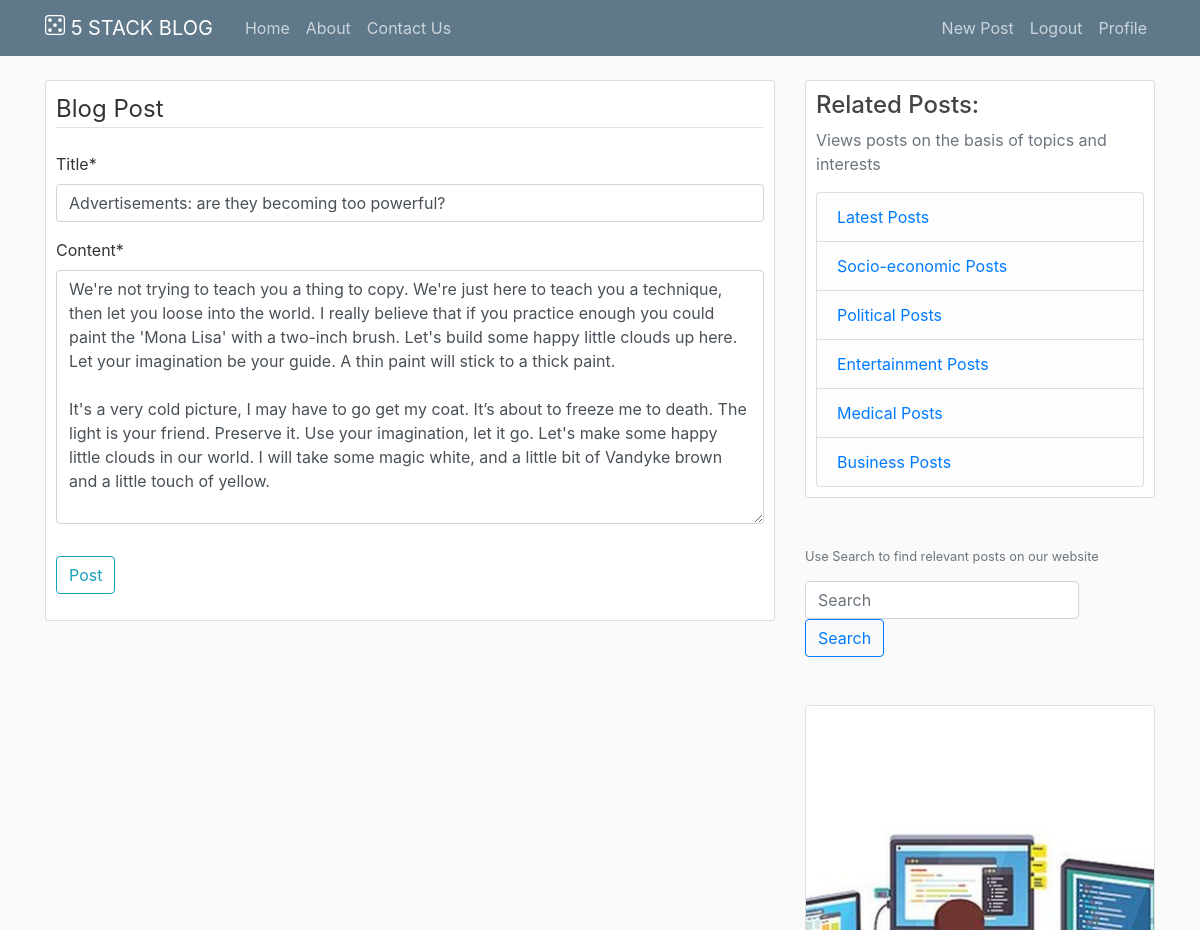
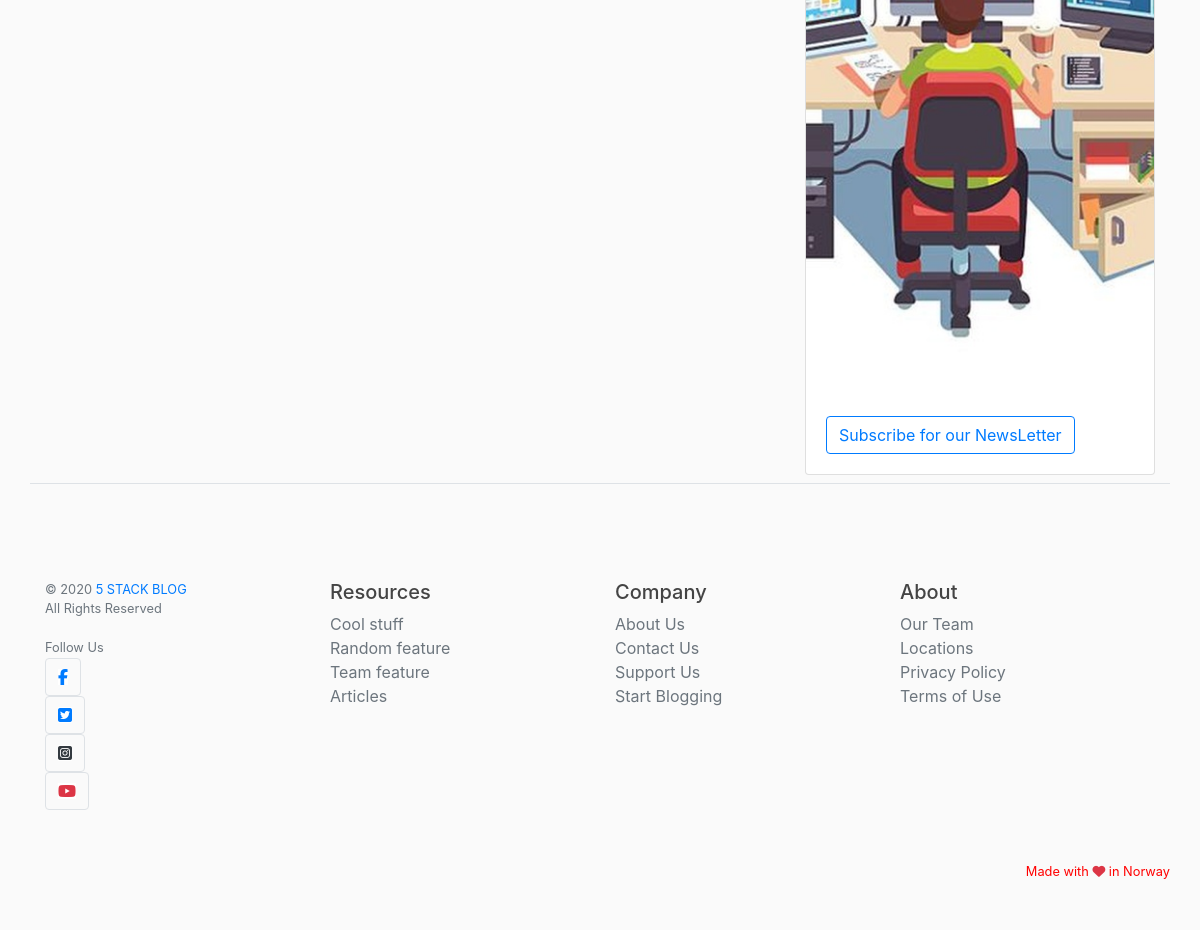
Screenshot of /post/145/update/ (signed in) with the database file from the repository (2 pictures, top to bottom).
### blog/models.py (models this page shows, shortened)
class Post(models.Model):
	title = models.CharField(max_length=100)
	content = models.TextField()
	date_posted = models.DateTimeField(default=timezone.now)
	author = models.ForeignKey(User, on_delete=models.CASCADE)

### blog/views.py (the view, shortened to what this page needs)
# urls.py: path('post/<int:pk>/update/', PostUpdateView.as_view(), name="post-update"),
class PostUpdateView(LoginRequiredMixin, UserPassesTestMixin, UpdateView):
	model=Post
	fields= ['title', 'content']
	def test_func(self):
		post=self.get_object()
		if self.request.user==post.author:
			return True
		return False

### blog/templates/blog/post_form.html (shortened to what this page needs)
{% extends "blog/base.html" %}
{% load crispy_forms_tags %}
{% block content %}
	<div class="content-section">
		<form method="POST">
			<fieldset class="form-group">
				<legend class="border-bottom mb-4">Blog Post</legend>
				{{ form|crispy}}
			</fieldset>
			<div class="form-group">
				<button class="btn btn-outline-info" type="submit">Post</button>
			</div>
		</form>
	</div>
{% endblock content %}

### blog/static/blog/main.css (style rules this page uses)
body { background: #fafafa; color: #333333; margin-top: 5rem; }
.content-section { background: #ffffff; padding: 10px 10px; border: 1px solid #dddddd; border-radius: 3px; margin-bottom: 20px; }

### rows the page displays
Post: title "Advertisements: are they becoming too powerful?", content "We're not trying to teach you a thing to copy. We're just here to teach you a technique, then let you loose into the world. I really believe that if you practice enough you could paint the 'Mona Lisa' with a two-inch brush. Let's build some happy little clouds up here. Let your imagination be your guide. A thin paint will stick to a thick paint. It's a very cold picture, I may have to go get my coat. It’s about to freeze me to death. The light is your friend. Preserve it. Use your imagination, let it go. Let's make some happy little clouds in our world. I will take some magic white, and a little bit of Vandyke brown and a little touch of yellow."
